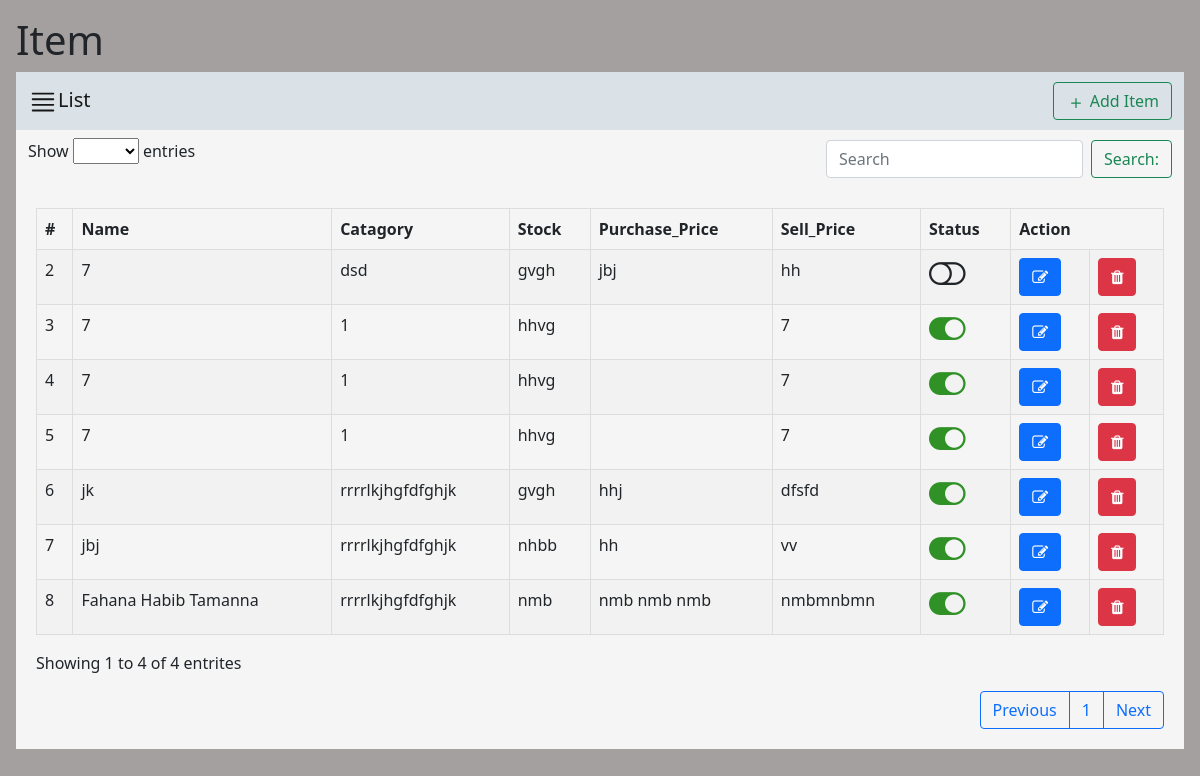
The app's page /list_item.php with its own data.
### tables this page shows
CREATE TABLE `item` (
  `id` int(11) NOT NULL,
  `name` varchar(255) NOT NULL,
  `catagory` varchar(255) NOT NULL,
  `stock` varchar(255) NOT NULL,
  `purchase_price` varchar(255) NOT NULL,
  `sell_price` varchar(255) NOT NULL,
  `status` enum('Active','Inactive') NOT NULL DEFAULT 'Active',
  `created_at` timestamp NOT NULL DEFAULT current_timestamp(),
  `updated_at` timestamp NOT NULL DEFAULT current_timestamp() ON UPDATE current_timestamp()
);

### list_item.php (the view, shortened to what this page needs)
<!DOCTYPE html>
<html lang="en">
<head>
    <link href="https://cdn.jsdelivr.net/npm/bootstrap@5.1.3/dist/css/bootstrap.min.css" rel="stylesheet"
>
    <link rel="stylesheet" href="https://cdnjs.cloudflare.com/ajax/libs/font-awesome/4.7.0/css/font-awesome.min.css"
 />
</head>
<body>
    <div class="m-3">
        <h1>Item</h1>
        <nav class="navbar navbar-light " style="background-color: #dae2e7;">
            <div class="container-fluid">
                <a class=" navbar-brand ">List</a>
                <form class="d-flex">
                    <button onclick="location.href='Item.html'" class="btn btn-outline-success" type="button"><svg xmlns="http://www.w3.org/2000/svg"
                            width="20" height="20" fill="currentColor" class="bi bi-plus" viewBox="0 0 16 16">
                            <path
                                d="M8 4a.5.5 0 0 1 .5.5v3h3a.5.5 0 0 1 0 1h-3v3a.5.5 0 0 1-1 0v-3h-3a.5.5 0 0 1 0-1h3v-3A.5.5 0 0 1 8 4z" />
                        </svg> Add Item</button>
                </form>
            </div>
        </nav>
        <nav class="navbar navbar-light" style="background-color: whitesmoke;">
            <div class="container-fluid">
                <label for="Status">Show
                    <select class="mb-3" aria-label=".form-select-lg example">
                        <option selected></option>
                        <option value="1">One</option>
                    </select>
                    entries
                </label>
                <form class="d-flex">
                    <input class="form-control me-2" type="search" placeholder="Search" aria-label="Search">
                    <button class="btn btn-outline-success" type="submit">Search:</button>
                </form>
            </div>
        </nav>
        <div class="row">
            <div class="col">
                <div class="div1 mb-3">
                    <form>
                        <div>
                            <table class="table">
                                <tr>
                                    <th scope="col">#</th>
                                    <th scope="col">Name</th>
                                    <th scope="col">Catagory</th>
                                    <th scope="col">Stock</th>
                                    <th scope="col">Purchase_Price</th>
                                    <th scope="col">Sell_Price</th>
                                    <th scope="col">Status</th>
                                    <th colspan="2" scope="col">Action</th>
                                </tr>
                                <?php
                                $servername = "localhost";
                                $username = "root";
                                $password = "";
                                $dbname= "inventory_management";
                                $conn = new mysqli($servername, $username, $password, $dbname);
                                $sql = "SELECT * FROM item";
                                $result = mysqli_query($conn, $sql);
                                if (mysqli_num_rows($result) > 0) {
                                   while($row = mysqli_fetch_assoc($result)) {
                                    ?>
                                <tr>
                                    <td>
                                        <?php  echo  $row["id"] ?>
                                    </td>
                                    <td>
                                        <?php  echo  $row["name"] ?>
                                    </td>
                                    <td>
                                        <?php  echo  $row["catagory"] ?>
                                    </td>
                                    <td>
                                        <?php  echo  $row["stock"] ?>
                                    </td>
                                    <td>
                                        <?php  echo  $row["purchase_price"] ?>
                                    </td>
                                    <td>
                                        <?php  echo  $row["sell_price"] ?>
                                    </td>
                                    <td>
                                        <?php
                                        if($row['status']=="Active") { ?>
                                            <i style="color: rgb(47, 145, 38);" class="fa fa-toggle-on fa-2x " aria-hidden="true"></i>
                                        <?php } else {?>
                                            <i class="fa fa-toggle-off fa-2x " aria-hidden="true"></i>
                                        <?php }?>
                                    </td>
                                    <td><button  onclick=" location.href='update_item.html?id=<?= $row["id"] ?> '" type="button" class="btn btn-primary" data-bs-toggle="tooltip" title="Update"><i class="fa fa-edit" aria-hidden="true"></i></button> </td>
                                    <td><a onclick="deleteRow(<?= $row['id'] ?>)" type="button" class="btn btn-danger" data-bs-toggle="tooltip" title="Delete"><i class="fa fa-trash" aria-hidden="true"></i></button> </td>
                                </tr>
                                <?php
                                  }
                                } else {
                                  echo "0 results";
                                }
                                ?>
                            </table>
                            <label for="Status">Showing 1 to 4 of 4 entrites </label>
                            <div class="mt-3 text-end">
                                <div class="btn-group" role="group" aria-label="Basic outlined example">
                                    <button type="button" class="btn btn-outline-primary">Previous</button>
                                    <button type="button" class="btn btn-outline-primary">1</button>
                                    <button type="button" class="btn btn-outline-primary">Next</button>
                                </div>
                            </div>
                        </div>
                    </form>
                </div>
            </div>
        </div>
    </div>
</body>
</html>

### list_item.php (style rules this page uses)
td, th { border: 1px solid #ddd; padding: 8px; }
tr:nth-child(even) { background-color: #f2f2f2; }
body { background-color: rgb(165, 160, 160); ; }
.div1 { background-color: whitesmoke; margin-right: 0px; padding: 20px; }

### records on screen
item: id "2", name "7", catagory "dsd", stock "gvgh", purchase_price "jbj", sell_price "hh"
item: id "3", name "7", catagory "1", stock "hhvg", sell_price "7", status "Active" (drawn)
item: id "4", name "7", catagory "1", stock "hhvg", sell_price "7", status "Active" (drawn)
item: id "5", name "7", catagory "1", stock "hhvg", sell_price "7", status "Active" (drawn)
item: id "6", name "jk", catagory "rrrrlkjhgfdfghjk", stock "gvgh", purchase_price "hhj", sell_price "dfsfd", status "Active" (drawn)
item: id "7", name "jbj", catagory "rrrrlkjhgfdfghjk", stock "nhbb", purchase_price "hh", sell_price "vv", status "Active" (drawn)
item: id "8", name "Fahana Habib Tamanna", catagory "rrrrlkjhgfdfghjk", stock "nmb", purchase_price "nmb nmb nmb", sell_price "nmbmnbmn", status "Active" (drawn)
